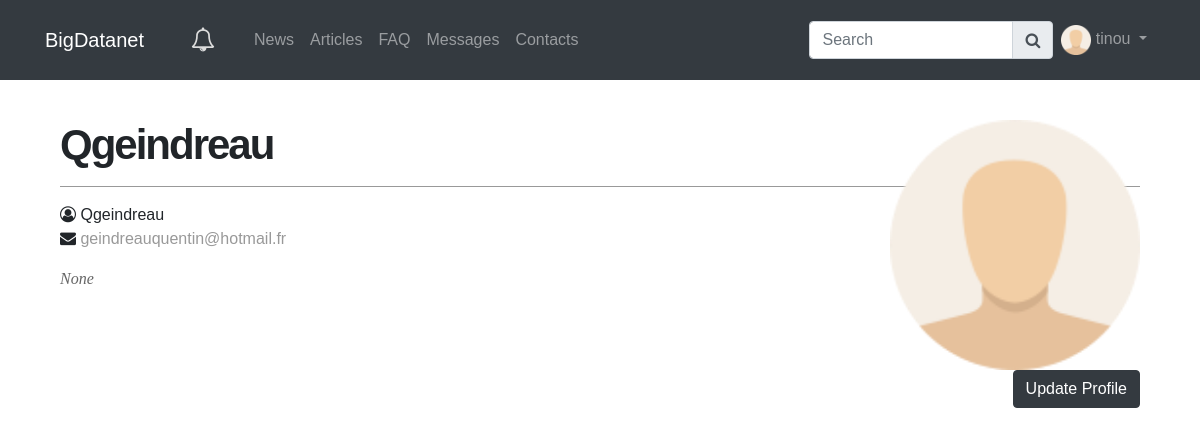
The page /users/qgeindreau/ (signed in) on the database its author committed.
### bootcamp/users/models.py (models this page shows, shortened)
class User(AbstractUser):
    name = models.CharField(_("User's name"), blank=True, max_length=255)
    picture = models.ImageField(
        _("Profile picture"), upload_to="profile_pics/", null=True, blank=True
    )
    location = models.CharField(_("Location"), max_length=50, null=True, blank=True)
    job_title = models.CharField(_("Job title"), max_length=50, null=True, blank=True)
    personal_url = models.URLField(
        _("Personal URL"), max_length=555, blank=True, null=True
    )
    facebook_account = models.URLField(
        _("Facebook profile"), max_length=255, blank=True, null=True
    )
    twitter_account = models.URLField(
        _("Twitter account"), max_length=255, blank=True, null=True
    )
    github_account = models.URLField(
        _("GitHub profile"), max_length=255, blank=True, null=True
    )
    linkedin_account = models.URLField(
        _("LinkedIn profile"), max_length=255, blank=True, null=True
    )
    short_bio = models.CharField(
        _("Describe yourself"), max_length=60, blank=True, null=True
    )
    bio = models.CharField(_("Short bio"), max_length=280, blank=True, null=True)
    def get_profile_name(self):
        if self.name:
            return self.name
        return self.username

### bootcamp/users/views.py (the view)
class UserDetailView(LoginRequiredMixin, DetailView):
    model = User
    slug_field = "username"
    slug_url_kwarg = "username"

### bootcamp/templates/users/user_detail.html (shortened to what this page needs)
{% extends "base.html" %}
{% load static i18n %}
{% load thumbnail %}
{% block head %}
  <link href="{% static 'css/user_profile.css' %}?v=1" rel="stylesheet">
{% endblock head %}
{% block content %}
  <div class="container">
    {% thumbnail object.picture "x250" as im %}
      <img src="{{ im.url }}" alt="Picture Profile" id="pic">
    {% empty %}
      <img class="pull-right" src="{% static 'img/user.png' %}" height="250px" alt="No Profile Picture" />
    {% endthumbnail %}
    <div id="contact-info" class="vcard">
        <h1 class="fn">
          {{ object.username|title }}
        </h1>
        <p>
          <i class="fa fa-user-circle-o" aria-hidden="true"></i>
          {{ object.get_profile_name|title }}
          <br />
          <i class="fa fa-envelope" aria-hidden="true"></i><a class="email" href="mailto:{{ object.email }}">   {{ object.email }}</a><br />
        </p>
    </div>
    <div id="objective"><p>{{ object.bio }}</p></div>
    <a class="btn btn-dark pull-right" href="{% url 'users:update' %}">{% trans 'Update Profile' %}</a>
  </div>
{% endblock content %}

### bootcamp/templates/base.html (shortened to what this page needs)
{% load static i18n thumbnail %}<!DOCTYPE html>
<html lang="en">
  <head>
    {% block css %}
    <link rel="stylesheet" href="https://maxcdn.bootstrapcdn.com/bootstrap/4.0.0/css/bootstrap.min.css">
    <link rel="stylesheet" type="text/css" href="{% static 'fonts/font-awesome-4.7.0/css/font-awesome.min.css' %}">
    <link href="{% static 'css/bootcamp.css' %}?v=1" rel="stylesheet">
    {% endblock css %}
    {% block head %}{% endblock head %}
  </head>
  <body>
    {% block body %}
      <div class="m-b-1">
        {% if request.user.is_authenticated %}
          <nav class="navbar fixed-top navbar-expand-md navbar-dark bg-dark">
            <div class="container">
              <a class="navbar-brand" href="#">BigDatanet</a>
              <div class="collapse navbar-collapse" id="navbarSupportedContent">
                <ul class="navbar-nav">
                  <li class="nav-item">
                    <a class="btn btn-md" href="#" id="notifications" data-toggle="popover" data-title="{% trans 'Notifications' %}">
                        <i class="fa fa-bell-o" aria-hidden="true"></i>
                    </a>
                  </li>
                </ul>
                <ul class="navbar-nav mr-auto">
                  <li class="nav-item"><a class="nav-link" href="{% url 'news:list' %}">{% trans 'News' %} <span class="sr-only">(current)</span></a></li>
                  <li class="nav-item"><a class="nav-link" href="{% url 'articles:list' %}">Articles</a></li>
                  <li class="nav-item"><a class="nav-link" href="{% url 'qa:index_noans' %}">{% trans 'FAQ' %}</a></li>
                  <li class="nav-item"><a class="nav-link" href="{% url 'messager:messages_list' %}">{% trans 'Messages' %}</a></li>
                  <li class="nav-item"><a class="nav-link" href="{% url 'users:list' %}">{% trans 'Contacts' %}</a></li>
                </ul>
                <ul class="nav navbar-nav navbar-right">
                  {% if not hide_search %}
                    <form class="form-inline navbar-left" role="search" action="{% url 'search:results' %}">
                      <div class="input-group">
                        <input name="query" type="search" id="searchInput" class="form-control" placeholder="{% trans 'Search' %}" aria-label="Search">
                        <div class="input-group-append">
                          <span class="input-group-text"><i class="fa fa-search" aria-hidden="true"></i></span>
                        </div>
                      </div>
                    </form>
                  {% endif %}
                  <li class="nav-item dropdown">
                    <a class="nav-link dropdown-toggle" href="#" id="navbarDropdown" role="button" data-toggle="dropdown" aria-haspopup="true" aria-expanded="false">
                      {% thumbnail request.user.picture "x30" as im %}
                        <img src="{{ im.url }}" style="border-radius: 50%;" alt="{% trans 'User Image' %}" class="user-image">
                      {% empty %}
                        <img src="{% static 'img/user.png' %}" height="30px" alt="{% trans 'No Profile Picture' %}" />
                      {% endthumbnail %}
                      {{ request.user.username }}
                    </a>
                  </li>
                </ul>
              </div>
            </div>
          </nav>
        {% endif %}
      </div>
      <div id="header" class="container">
        {% block content %}{% endblock content %}
      </div>
    {% endblock body %}
  </body>
</html>

### bootcamp/static/css/bootcamp.css (style rules this page uses)
body { padding-top: 80px; }
#notifications { font-size: 1.5em; padding: 13px; color: #dddddd; }

### bootcamp/static/css/user_profile.css (style rules this page uses)
body { font: 16px Helvetica, Sans-Serif; line-height: 24px; padding-top: 120px; }
h1 { margin: 0 0 16px 0; padding: 0 0 16px 0; font-size: 42px; font-weight: bold; letter-spacing: -2px; border-bottom: 1px solid #999; }
p { margin: 0 0 16px 0; }
a { color: #999; }
ul { margin: 0 0 32px 17px; }
#objective { width: 500px; float: left; }
#objective p { font-family: Georgia, Serif; font-style: italic; color: #666; }

### rows shown on the page
User: user.username "tinou"
User: username "Qgeindreau", get_profile_name "Qgeindreau", email "geindreauquentin@hotmail.fr", bio "None"
